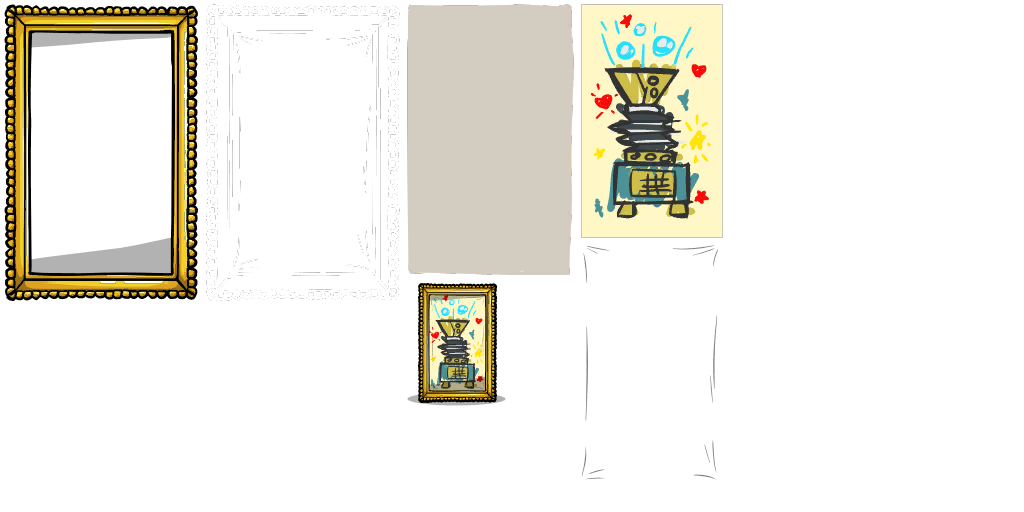
#> input picture CustomizeYourPaints/src/originals/painting_tall_art_a_0.png, 1024 x 512 px
$ python make_light_kanim.py ../CustomizeYourPaints/src/originals/painting_art_b_0.png ../CustomizeYourPaints/src/originals/painting_tall_art_a_0.png ../CustomizeYourPaints/src/originals/painting_tall_art_a_0.png
#> lines starting #> are read from the running program, lines starting #| are printed output that depends on the picture
### _tools/kanim_codec.py
#!/usr/bin/env python3
"""Minimal reader/writer for Klei (ONI) .kanim binary files.

Two files make a kanim build: ``*_build.bytes`` (BILD: texture atlas symbols +
frames + UV/pivot, plus a hashed-string table) and ``*_anim.bytes`` (ANIM: named
animations -> frames -> elements that reference build symbols by hash).

This codec round-trips both known-good fork kanims byte-for-byte (see
``_selftest`` / ``roundtrip_ok``). That equality is the correctness gate: if the
re-encode matches the original, the field layout is right.

Format (version BILD=10, ANIM=5), all little-endian:

  BILD:
    'BILD', i32 version, i32 symbolCount, i32 frameCount, kstr name
    per symbol: i32 hash, i32 path, u32 color, i32 flags, i32 numFrames
      per frame: i32 sourceFrame, i32 duration, i32 buildImageIdx,
                 f32 pivotX, pivotY, pivotW, pivotH, f32 x1, y1, x2, y2
    i32 hashCount; per: i32 hash, kstr text

  ANIM:
    'ANIM', i32 version, i32 elementCount, i32 frameCount, i32 animCount
    per anim: kstr name, i32 hash, f32 rate, i32 numFrames
      per frame: f32 x, y, w, h; i32 elementCount
        per element: i32 imageHash, i32 index, i32 layer, i32 flags,
                     f32 a, b, g, r, f32 m1..m6 (2x3 transform), f32 order
    i32 maxVisSymbolFrames    (after the anims, before the hash table)
    i32 hashCount; per: i32 hash, kstr text

  kstr = i32 length + UTF-8 bytes (no terminator).
"""
from __future__ import annotations

import struct
from dataclasses import dataclass, field


# ---- Klei string hash (matches Hash.SDBMLower used by the game) -------------
def klei_hash(text: str) -> int:
    """SDBM-lower hash; result fits a signed int32 as stored in the files."""
    h = 0
    for ch in text.lower():
        h = (ord(ch) + (h << 6) + (h << 16) - h) & 0xFFFFFFFF
    # store as signed 32-bit
    return h - 0x100000000 if h >= 0x80000000 else h


class _Reader:
    def __init__(self, data: bytes):
        self.d = data
        self.o = 0

    # [25 lines left out: functions i32, u32, f32, kstr, magic, not called in this run]


class _Writer:
    def __init__(self):
        self.parts: list[bytes] = []

    def i32(self, v: int):
        self.parts.append(struct.pack("<i", v))

    def u32(self, v: int):
        self.parts.append(struct.pack("<I", v))

    def f32(self, v: float):
        self.parts.append(struct.pack("<f", v))

    def kstr(self, s: str):
        b = s.encode("utf-8")
        self.i32(len(b))
        self.parts.append(b)

    def magic(self, s: str):
        self.parts.append(s.encode("ascii"))

    def out(self) -> bytes:
        return b"".join(self.parts)


# ---------------------------------------------------------------- BILD model --
@dataclass
class BuildFrame:
    source_frame: int
    duration: int
    build_image_idx: int
    pivot_x: float
    pivot_y: float
    pivot_w: float
    pivot_h: float
    x1: float
    y1: float
    x2: float
    y2: float


@dataclass
class BuildSymbol:
    hash: int
    path: int
    color: int
    flags: int
    frames: list[BuildFrame] = field(default_factory=list)


@dataclass
class Build:
    version: int
    name: str
    symbols: list[BuildSymbol]
    hashes: list[tuple[int, str]]

    @property
    def frame_count(self) -> int:
        return sum(len(s.frames) for s in self.symbols)


# [19 lines left out: function parse_build, not called in this run]


def write_build(b: Build) -> bytes:
    w = _Writer()
    w.magic("BILD")
    w.i32(b.version)
    w.i32(len(b.symbols))
    w.i32(b.frame_count)
    w.kstr(b.name)
    for sym in b.symbols:
        w.i32(sym.hash)
        w.i32(sym.path)
        w.u32(sym.color)
        w.i32(sym.flags)
        w.i32(len(sym.frames))
        for f in sym.frames:
            w.i32(f.source_frame)
            w.i32(f.duration)
            w.i32(f.build_image_idx)
            for v in (f.pivot_x, f.pivot_y, f.pivot_w, f.pivot_h, f.x1, f.y1, f.x2, f.y2):
                w.f32(v)
    w.i32(len(b.hashes))
    for h, s in b.hashes:
        w.i32(h)
        w.kstr(s)
    return w.out()


# ---------------------------------------------------------------- ANIM model --
@dataclass
class AnimElement:
    image_hash: int
    index: int
    layer: int
    flags: int
    a: float
    bb: float
    g: float
    rr: float
    m: tuple[float, float, float, float, float, float]
    order: float


@dataclass
class AnimFrame:
    x: float
    y: float
    w: float
    h: float
    elements: list[AnimElement] = field(default_factory=list)


@dataclass
class Anim:
    name: str
    hash: int
    rate: float
    frames: list[AnimFrame] = field(default_factory=list)


@dataclass
class AnimFile:
    version: int
    max_vis_symbol_frames: int
    anims: list[Anim]
    hashes: list[tuple[int, str]]


# [25 lines left out: function parse_anim, not called in this run]


def write_anim(a: AnimFile) -> bytes:
    w = _Writer()
    w.magic("ANIM")
    w.i32(a.version)
    w.i32(sum(len(fr.elements) for an in a.anims for fr in an.frames))
    w.i32(sum(len(an.frames) for an in a.anims))
    w.i32(len(a.anims))
    for anim in a.anims:
        w.kstr(anim.name)
        w.i32(anim.hash)
        w.f32(anim.rate)
        w.i32(len(anim.frames))
        for fr in anim.frames:
            for v in (fr.x, fr.y, fr.w, fr.h):
                w.f32(v)
            w.i32(len(fr.elements))
            for el in fr.elements:
                w.i32(el.image_hash)
                w.i32(el.index)
                w.i32(el.layer)
                w.i32(el.flags)
                for v in (el.a, el.bb, el.g, el.rr, *el.m, el.order):
                    w.f32(v)
    w.i32(a.max_vis_symbol_frames)
    w.i32(len(a.hashes))
    for h, s in a.hashes:
        w.i32(h)
        w.kstr(s)
    return w.out()


# [4 lines left out: function roundtrip_ok, not called in this run]


# [17 lines that do not run on import are left out]

### _tools/make_light_kanim.py
#!/usr/bin/env python3
"""Build a single-symbol ONI kanim for a static decor-light building from a PNG.

Pipeline per light:
  1. process_fixture(): take a generated 1024^2 concept PNG, key out the near-white
     background to alpha, autocrop to the fixture, downscale to a sane texture size.
  2. build_kanim(): emit <slug>_build.bytes / <slug>_anim.bytes / <slug>.png — one
     symbol ("ui") shown by three anims (place/off/on), all identity transform.

World scale is set by the symbol pivot size, not the texture resolution (natural_tile
renders ~1 cell with pivot_w=248). SCALE/Y_OFFSET below were calibrated once in-game
on a reference light and then reused for the whole batch.

Registration rule (verified against ceilinglight_pretty): the game serves a modded
kanim as ``lower(build.bytes name) + "_kanim"``; the building def's ``anim:`` must match.
"""
from __future__ import annotations

import sys
from pathlib import Path

from PIL import Image

sys.path.insert(0, str(Path(__file__).resolve().parent))
import kanim_codec as kc  # noqa: E402

# --- world-placement constants (calibrate on light #1, then reuse) -----------
WORLD_MAX = 248.0      # kanim units for the fixture's longest side (~1 cell, per natural_tile)
Y_OFFSET = -100.0      # element translation to seat the sprite on the cell floor
TEX_MAX = 256          # max texture dimension after downscale (keep detail, stay small)
BG_TOL = 40            # color distance from the sampled corner bg that still counts as background
BG_FEATHER = 18        # transition band (px-distance) feathered from opaque->transparent at the edge


def _sample_bg(px, w: int, h: int) -> tuple[float, float, float]:
    """Median border color = the (warm cream) background to key out."""
    import statistics
    pts = ([(x, 0) for x in range(0, w, 4)] + [(x, h - 1) for x in range(0, w, 4)] +
           [(0, y) for y in range(0, h, 4)] + [(w - 1, y) for y in range(0, h, 4)])
    cols = [px[x, y][:3] for x, y in pts]
    return tuple(statistics.median(c[i] for c in cols) for i in range(3))


def process_fixture(src_png: str, out_png: str, pad: int = 6, trim_stem: bool = False,
                    stem_frac: float = 0.10) -> tuple[int, int]:
    """Key out the cream background, autocrop to the fixture, downscale. Returns (w, h).

    The backgrounds are warm ivory (blue channel ~225), not pure white, so we key on
    color distance from the actual sampled corner color rather than a brightness cut.
    Flooding from the borders avoids punching holes in bright parts of the fixture (a
    glowing bulb can be near-cream too); the boundary alpha is feathered for a clean edge.

    trim_stem crops the long hanging cord down to a short stub (for ceiling pendants).
    """
#> called with pad = 6, trim_stem = False, stem_frac = 0.1
    im = Image.open(src_png).convert("RGBA")
#> im is the input picture: PIL image 1024x512 RGBA; mean R, G, B, A 85.6, 83.5, 72.4, 58.3
    px = im.load()
    w, h = im.size
#> w = 1024; h = 512
    br, bg_, bb = _sample_bg(px, w, h)
#> br = 0; bg_ = 0; bb = 0

    def near_bg(x: int, y: int) -> float:
        r, g, b, _ = px[x, y]
        d = ((r - br) ** 2 + (g - bg_) ** 2 + (b - bb) ** 2) ** 0.5
        if d <= BG_TOL:
            return 0.0                                  # background
        if d >= BG_TOL + BG_FEATHER:
            return 1.0                                  # solid fixture
        return (d - BG_TOL) / BG_FEATHER                # feathered edge

    visited = bytearray(w * h)
    stack = [(x, 0) for x in range(w)] + [(x, h - 1) for x in range(w)]
    stack += [(0, y) for y in range(h)] + [(w - 1, y) for y in range(h)]
    while stack:
        x, y = stack.pop()
        if x < 0 or y < 0 or x >= w or y >= h or visited[y * w + x]:
            continue
        visited[y * w + x] = 1
        alpha = near_bg(x, y)
        if alpha >= 1.0:
            continue                                    # hit the fixture; stop flooding here
        r, g, b, a = px[x, y]
        px[x, y] = (r, g, b, int(a * alpha))
        if alpha == 0.0:                                # only keep flooding through pure background
            stack += [(x + 1, y), (x - 1, y), (x, y + 1), (x, y - 1)]
    bbox = im.getbbox()
    if bbox:
        im = im.crop((max(0, bbox[0] - pad), max(0, bbox[1] - pad),
                      min(w, bbox[2] + pad), min(h, bbox[3] + pad)))
#> im: PIL image 729x407 RGBA
    if trim_stem:
        im = trim_cord(im, stem_frac=stem_frac)
    if max(im.size) > TEX_MAX:
        s = TEX_MAX / max(im.size)
        im = im.resize((max(1, round(im.width * s)), max(1, round(im.height * s))), Image.LANCZOS)
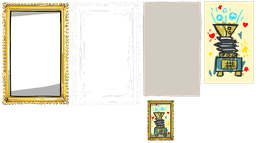
#> im: PIL image 256x143 RGBA; mean R, G, B, A 97.2, 93.3, 77.5, 96.9; transparent parts drawn white
    im.save(out_png)
    return im.size


def trim_cord(im: Image.Image, stem_frac: float = 0.10) -> Image.Image:
    """Crop the long hanging cord above the fixture down to a short stub.

    The generated pendants dangle from a long thin cord; placed in-game that pushes
    the fixture far below the ceiling. Detect the fixture (the wide part) and keep
    only a short stem of cord above it (stem_frac of the fixture's height)."""
    import numpy as np
    a = np.asarray(im.convert("RGBA"))[:, :, 3]
    widths = (a > 40).sum(axis=1)
    if widths.max() == 0:
        return im
    fixture_rows = np.where(widths > 0.33 * widths.max())[0]
    if len(fixture_rows) == 0:
        return im
    f_top, f_bottom = fixture_rows[0], fixture_rows[-1]
    stem = int(stem_frac * (f_bottom - f_top + 1))
    new_top = max(0, f_top - stem)
    if new_top == 0:
        return im
    return im.crop((0, new_top, im.width, im.height))


def _white_outline(colour: Image.Image) -> Image.Image:
    """White line-art derived from the fixture's dark ink: opaque on dark outlines,
    transparent in the light interior. ONI shows this see-through during construction."""
    import numpy as np
    arr = np.asarray(colour.convert("RGBA"), dtype=float)
    r, g, b, a = arr[:, :, 0], arr[:, :, 1], arr[:, :, 2], arr[:, :, 3]
    lum = 0.299 * r + 0.587 * g + 0.114 * b
    ink = np.clip((120.0 - lum) / 90.0, 0.0, 1.0)        # dark pixels -> 1
    out = np.zeros_like(arr)
    out[:, :, 0:3] = 255.0
    out[:, :, 3] = (a / 255.0) * ink * 255.0
    return Image.fromarray(out.astype("uint8"), "RGBA")


def build_kanim(slug: str, tex_png: str, out_dir: str,
                world_max: float = WORLD_MAX, y_offset: float = Y_OFFSET,
                anchor_top: float | None = None) -> None:
    """Write the three kanim files for `slug` into out_dir/<slug>/.

    Mirrors the known-good natural_tile structure: three symbols (base/place/ui)
    all drawing the one fixture texture, and four anims (off/on -> base, place ->
    place, ui -> ui). ONI's placement/construction preview looks up the `place`
    symbol by name; without it the preview falls back to a solid white box.

    anchor_top (ceiling pendants): place the art's TOP edge at this y (the ceiling
    surface, ~-100), so the fixture hangs down from the ceiling regardless of its
    height. When None, y_offset positions the art centre (floor lamps).
    """
    w, h = Image.open(tex_png).size
    longest = max(w, h)
    pivot_w = world_max * w / longest
    pivot_h = world_max * h / longest
    if anchor_top is not None:
        y_offset = anchor_top - pivot_h / 2.0

    # The atlas packs the colour fixture (left half) and a white silhouette of it
    # (right half) side by side. base/ui draw the colour half; the place symbol draws
    # the white half, so ONI's placement + under-construction preview shows a clean
    # see-through white outline (mirroring vanilla kanims' pre-whitened place art).
    aw = 2 * w
    inset_x, inset_y = 0.5 / aw, 0.5 / h
    colour_uv = (inset_x, inset_y, 0.5 - inset_x, 1.0 - inset_y)
    white_uv = (0.5 + inset_x, inset_y, 1.0 - inset_x, 1.0 - inset_y)

    def symbol(name: str, uv: tuple) -> kc.BuildSymbol:
        frame = kc.BuildFrame(
            source_frame=0, duration=1, build_image_idx=0,
            pivot_x=0.0, pivot_y=0.0, pivot_w=pivot_w, pivot_h=pivot_h,
            x1=uv[0], y1=uv[1], x2=uv[2], y2=uv[3])
        h_ = kc.klei_hash(name)
        return kc.BuildSymbol(hash=h_, path=h_, color=0, flags=0, frames=[frame])

    sym_specs = (("base", colour_uv), ("place", white_uv), ("ui", colour_uv))
    build = kc.Build(
        version=10, name=slug,
        symbols=[symbol(n, uv) for n, uv in sym_specs],
        hashes=[(kc.klei_hash(n), n) for n, _ in sym_specs])

    def one_frame_anim(name: str, symbol_name: str) -> kc.Anim:
        el = kc.AnimElement(image_hash=kc.klei_hash(symbol_name), index=0, layer=0, flags=0,
                            a=1.0, bb=1.0, g=1.0, rr=1.0,
                            m=(1.0, 0.0, 0.0, 1.0, 0.0, y_offset), order=0.0)
        fr = kc.AnimFrame(x=0.0, y=y_offset, w=pivot_w, h=pivot_h, elements=[el])
        return kc.Anim(name=name, hash=kc.klei_hash(name), rate=30.303030014038086, frames=[fr])

    anim = kc.AnimFile(
        version=5, max_vis_symbol_frames=1,
        anims=[one_frame_anim("off", "base"), one_frame_anim("on", "base"),
               one_frame_anim("place", "place"), one_frame_anim("ui", "ui")],
        hashes=[(kc.klei_hash(s), s) for s in ("base", "place", "ui", "off", "on")])

    # Atlas = [colour | white-outline], each w x h. The outline (place art) keeps
    # the fixture's dark ink lines as white and drops the interior to transparent,
    # matching ONI's see-through construction-preview look.
    colour = Image.open(tex_png).convert("RGBA")
    atlas = Image.new("RGBA", (aw, h), (0, 0, 0, 0))
#> atlas: PIL image 512x143 RGBA; every value is 0
    atlas.paste(colour, (0, 0))
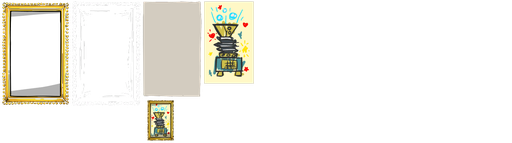
#> atlas: PIL image 512x143 RGBA; mean R, G, B, A 48.6, 46.6, 38.7, 48.4; transparent parts drawn white
    atlas.paste(_white_outline(colour), (w, 0))
#> in _white_outline, `r, g, b, a = arr[:, :, 0], arr[:, :, 1], arr[:, :, 2], arr[:, :, 3]`:
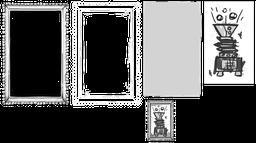
#> r: shape (143, 256) float64; min 0, max 255, mean 97.2
#> in _white_outline, `r, g, b, a = arr[:, :, 0], arr[:, :, 1], arr[:, :, 2], arr[:, :, 3]`:
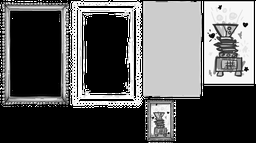
#> g: shape (143, 256) float64; min 0, max 255, mean 93.3
#> in _white_outline, `r, g, b, a = arr[:, :, 0], arr[:, :, 1], arr[:, :, 2], arr[:, :, 3]`:
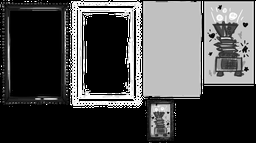
#> b: shape (143, 256) float64; min 0, max 255, mean 77.5
#> in _white_outline, `r, g, b, a = arr[:, :, 0], arr[:, :, 1], arr[:, :, 2], arr[:, :, 3]`:
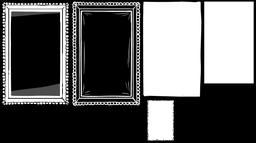
#> a: shape (143, 256) float64; min 0, max 255, mean 96.9
#> in _white_outline, `ink = np.clip((120.0 - lum) / 90.0, 0.0, 1.0)`:
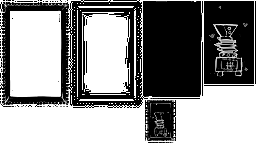
#> ink: shape (143, 256) float64; min 0, max 1, mean 0.551

    dest = Path(out_dir) / slug
    dest.mkdir(parents=True, exist_ok=True)
    (dest / f"{slug}_build.bytes").write_bytes(kc.write_build(build))
    (dest / f"{slug}_anim.bytes").write_bytes(kc.write_anim(anim))
    atlas.save(dest / f"{slug}.png")
    print(f"  built {slug}: tex {w}x{h}, atlas {aw}x{h}, pivot {pivot_w:.0f}x{pivot_h:.0f} -> {dest}")
#> (printed output is left out)


if __name__ == "__main__":
    # CLI: make_light_kanim.py <slug> <concept_png> <out_dir>
    slug, concept, out = sys.argv[1], sys.argv[2], sys.argv[3]
    tmp = f"/tmp/claude-1000/-home-josh/481d5ced-63f4-463a-a30d-b05b0047f3c7/scratchpad/{slug}_tex.png"
    process_fixture(concept, tmp)
    build_kanim(slug, tmp, out)
